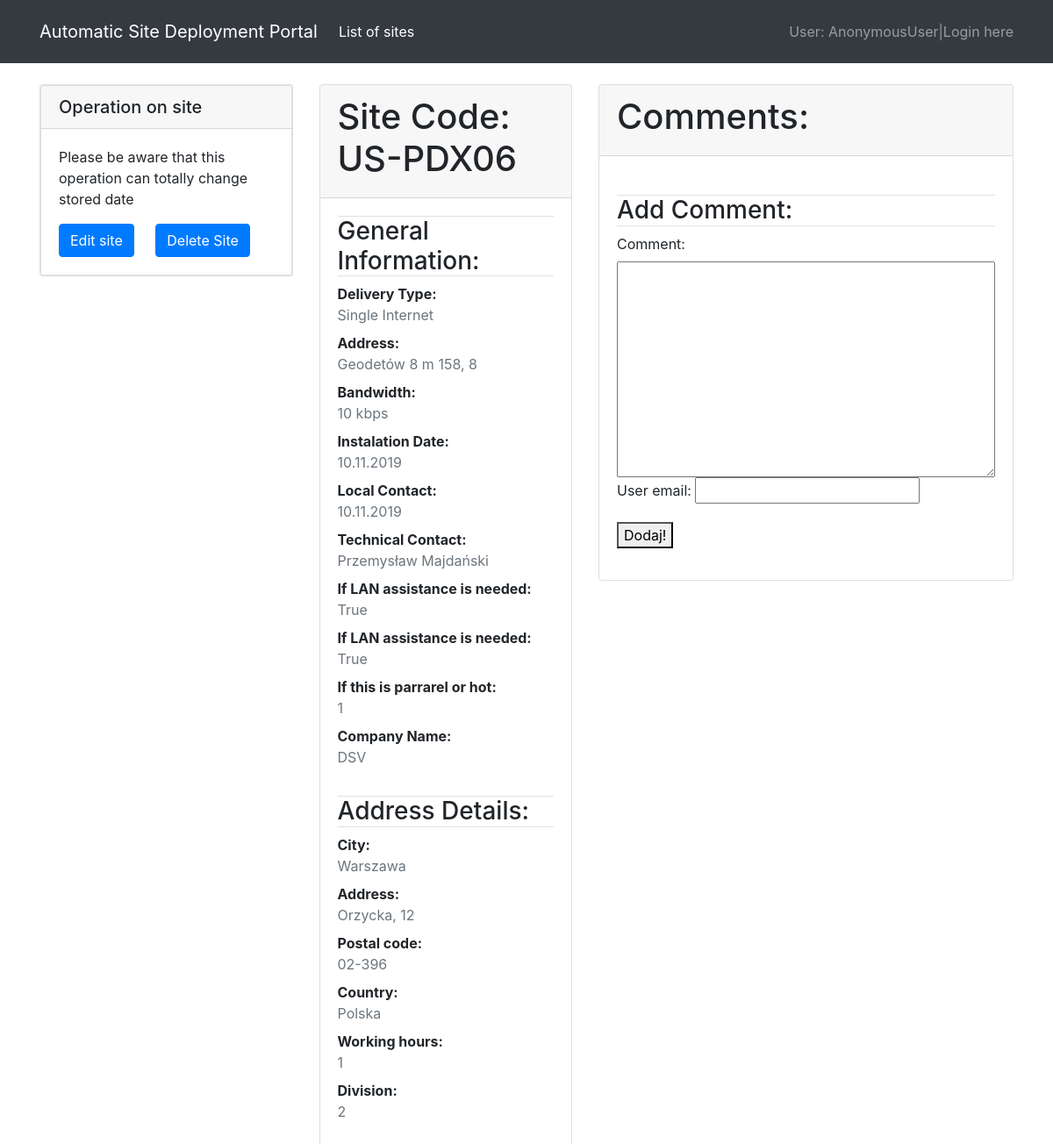
Page /lbe_portal/1/ on the earlier database version.
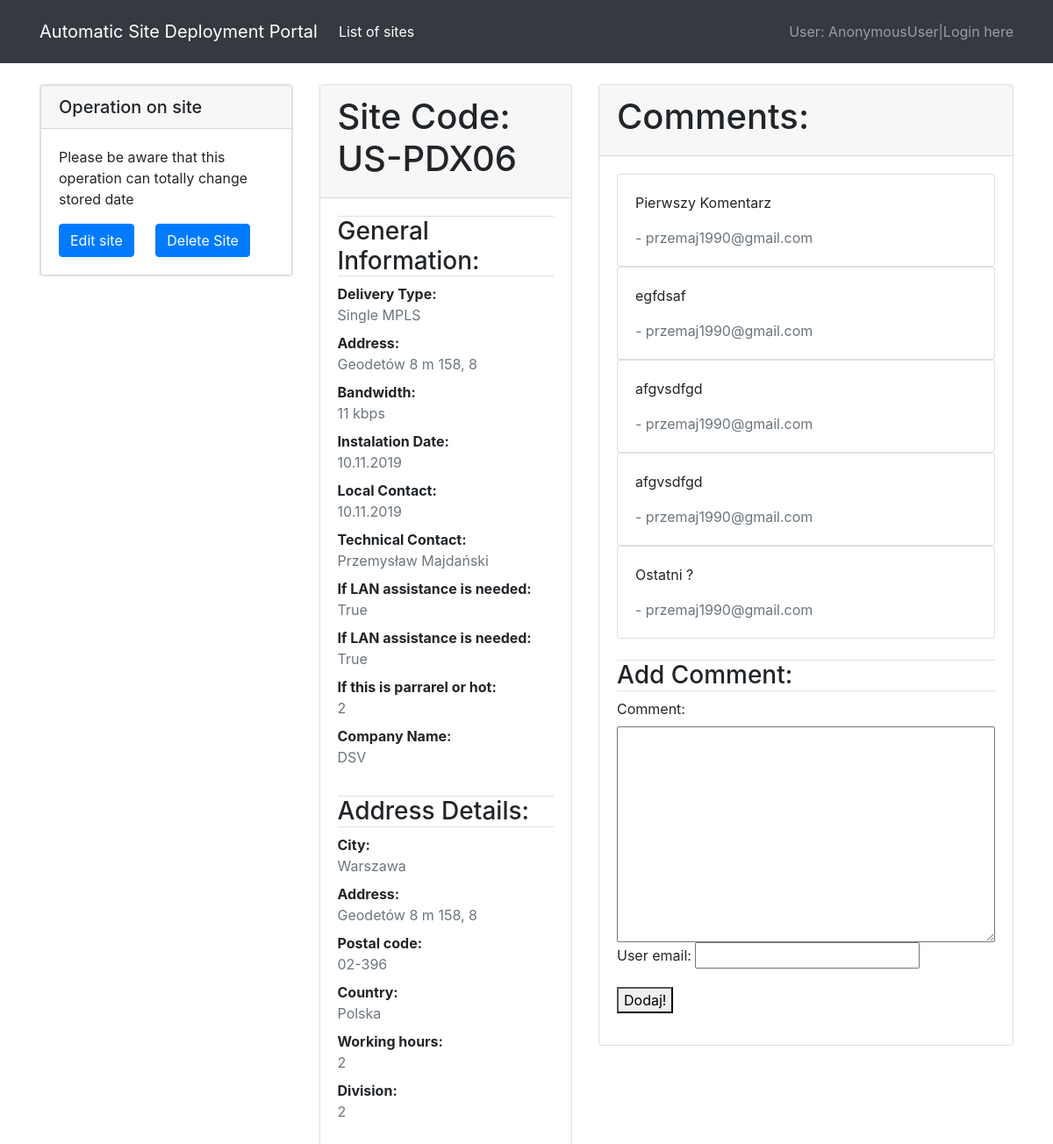
Same page on the later database version.
### lbeportal/models.py (models this page shows, shortened)
class SiteVendor(models.Model):
    site_code = models.CharField(verbose_name="Site Code", max_length=10, help_text='Code requested by Vendor Team')
    delivery_type = models.CharField(choices=DELIVERY_TYPE, verbose_name='Type of delivery', max_length=64)
    address = models.CharField(verbose_name="Site Address", max_length=64)
    bandwidth = models.IntegerField(verbose_name="Bandwidth")
    site_classification = models.CharField(choices=CLASSIFICATION, verbose_name="Site Classification:", max_length=64)
    instalation_date = models.CharField(verbose_name="Date when line will be installed on site?", max_length=64)
    local_contact = models.CharField(verbose_name="???Contact to person on site???", max_length=64)
    technical_contact = models.CharField(verbose_name="???Contact to person on site???", max_length=64)
    lan_assistance = models.BooleanField(choices=BOLEAN, verbose_name="Do you need assistance with LAN?")
    voip_assistance = models.BooleanField(choices=BOLEAN, verbose_name="Do you need VoIP on site?")
    parrarelorhot = models.IntegerField(verbose_name="Parallel move or hot-cut ?", choices=PARRAREL)
    company_name = models.CharField(verbose_name="Company Name:", max_length=64)
    city = models.CharField(verbose_name="City:", max_length=64)
    address_2 = models.CharField(verbose_name="Address:", max_length=64)
    post_code = models.CharField(verbose_name="Postal Code:", max_length=64)
    country = models.CharField(verbose_name="Country:", max_length=64)
    office_hours = models.IntegerField(choices=OFFICE_HOURS, verbose_name="Office Hours:")
    division = models.IntegerField(choices=DIVISION ,verbose_name="Division:")

### nocportal/models.py (models this page shows, shortened)
class NocComment(models.Model):
    content = models.TextField(verbose_name="Comment from NOC team:")
    user = models.CharField(verbose_name="User:", max_length=64)
    site = models.ForeignKey('lbeportal.SiteVendor', on_delete=models.CASCADE, related_name='comment')

### lbeportal/views.py (the view, shortened to what this page needs)
# urls.py: path('<int:pk>/', SiteVendorDetailView.as_view(), name='detail'),
class SiteVendorDetailView(FormMixin, DetailView):
    template_name = 'sitevendor_detail.html'
    model = SiteVendor
    form_class = CommentForm
    def get_context_data(self, **kwargs):
        context = super(SiteVendorDetailView, self).get_context_data(**kwargs)
        context['form'] = CommentForm(initial={'site': self.object})
        return context

### nocportal/forms.py
class CommentForm(ModelForm):
    class Meta:
        model = NocComment
        fields = ['content', 'user', 'site']
        widgets = {
            'site': forms.HiddenInput()
        }

### templates/sitevendor_detail.html (shortened to what the changed rows need)
{% extends 'base.html' %}
{% load crispy_forms_tags %}
{% block content %}
<div class="container">
    <div class="row">
        <div class="col">
        <div class="card ">
             <div class="card-header">
                     <h1>Site Code: {{ object.site_code }}</h1>
             </div>
            <div class="card-body">
                <div class="mb-2"><strong>Delivery Type:</strong>
            <p class="card-text text-muted">{{ object.delivery_type }}</p></div>
                <div class="mb-2"><strong>Address:</strong>
            <p class="card-text text-muted">{{ object.address|truncatewords_html:10 }}</p></div>
                <div class="mb-2"><strong>Bandwidth:</strong>
            <p class="card-text text-muted">{{ object.bandwidth }} kbps</p></div>
                <div class="mb-2"><strong>Instalation Date:</strong>
            <p class="card-text text-muted">{{ object.instalation_date }}</p></div>
                <div class="mb-2"><strong>Local Contact:</strong>
            <p class="card-text text-muted">{{ object.local_contact }}</p></div>
                <div class="mb-2"><strong>Technical Contact:</strong>
            <p class="card-text text-muted">{{ object.technical_contact }}</p></div>
                <div class="mb-2"><strong>If LAN assistance is needed:</strong>
            <p class="card-text text-muted">{{ object.lan_assistance }}</p></div>
                <div class="mb-2"><strong>If LAN assistance is needed:</strong>
            <p class="card-text text-muted">{{ object.voip_assistance }}</p></div>
                <div class="mb-2"><strong>If this is parrarel or hot:</strong>
            <p class="card-text text-muted">{{ object.parrarelorhot }}</p></div>
                <div class="mb-2"><strong>Company Name:</strong>
            <p class="card-text text-muted">{{ object.company_name }}</p></div>
        <br>
                <div class="mb-2"><strong>City:</strong>
            <p class="card-text text-muted">{{ object.city }}</p></div>
                <div class="mb-2"><strong>Address:</strong>
            <p class="card-text text-muted">{{ object.address_2 }}</p></div>
                <div class="mb-2"><strong>Postal code:</strong>
            <p class="card-text text-muted">{{ object.post_code }}</p></div>
                <div class="mb-2"><strong>Country:</strong>
            <p class="card-text text-muted">{{ object.country }}</p></div>
                <div class="mb-2"><strong>Working hours:</strong>
            <p class="card-text text-muted">{{ object.office_hours }}</p></div>
                <div class="mb-2"><strong>Division:</strong>
            <p class="card-text text-muted">{{ object.division }}</p></div>
            </div>
</div>
</div>
        <div class="col">
        <div class="card ">
            <div class="card-header">
                 <h1>Comments:</h1>
            </div>
            <div class="card-body">
                    {% for comment in object.comment.all %}
                    <div class="card">
                        <div class="card-body">
                        <p class="card-text">{{ comment.content }}</p>
                        <p class="card-text text-muted">    - {{ comment.user }}</p>
                        </div>
                    </div>
                    {% endfor %}
                    <br>
            </div>
        </div>
        </div>
    </div>
</div>
    {% endblock %}

Differences in the rows shown:
changed SiteVendor "US-PDX06": delivery_type "Single Internet" → "Single MPLS"; bandwidth "10" → "11"; parrarelorhot "1" → "2"; address_2 "Orzycka, 12" → "Geodetów 8 m 158, 8"; office_hours "1" → "2"
now on this page (row edited): NocComment: content "Pierwszy Komentarz", user "przemaj1990@gmail.com"
now on this page (row edited): NocComment: content "egfdsaf", user "przemaj1990@gmail.com"
now on this page (row edited): NocComment: content "afgvsdfgd", user "przemaj1990@gmail.com"
now on this page (row edited): NocComment: content "afgvsdfgd", user "przemaj1990@gmail.com"
now on this page (row edited): NocComment: content "Ostatni ?", user "przemaj1990@gmail.com"
